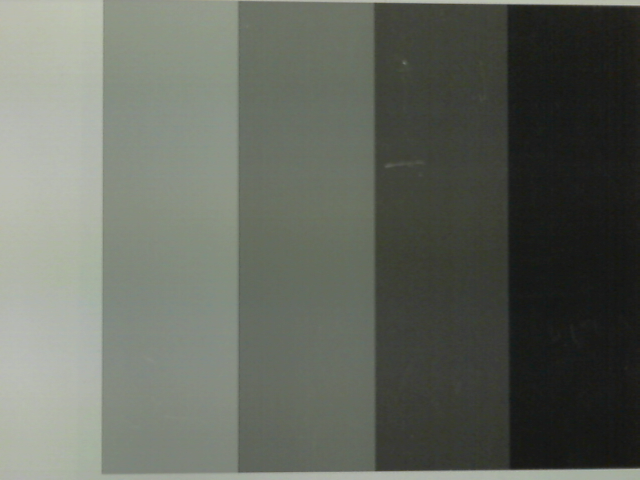
#> input picture 3/technische-grundlagen-der-kuenstlichen-intelligenz/versuch2/grauwertkeil.png, 640 x 480 px; the run also reads 1 picture not shown here
$ jupyter execute --allow-errors kamera.ipynb
#> lines starting #> are read from the running program, lines starting #| are printed output that depends on the picture
[cell 1]
import numpy as np
import matplotlib.pyplot as plt
import cv2

# V2: Kamera-Versuch

### Konfiguration
frame width: 640.0<br>
frame height: 480.0<br>

brightness: 128.0<br>
contrast: 32.0<br>
saturation: 32.0<br>

gain: 0.0<br>
exposure: -6.0<br>

white balance: 1.0

Abstand kamera 32.5cm

### Daten vom Grauwertkeil visualisiert

[cell 2]
gwk = cv2.imread("./grauwertkeil.png")
#> gwk is the input picture: shape (480, 640, 3); mean B, G, R 94.6, 103.6, 99.2
grey = cv2.cvtColor(gwk, cv2.COLOR_BGR2GRAY)
#cv2.imshow("grauwertkeil", grey)
gv = np.full((grey.shape[1]), 0, dtype=float)
#> gv = 640 values from 0 to 0
gvsm = np.full(5, 0, dtype=float)
gvsstd = np.full(5, 0, dtype=float)
stdGV = np.full((grey.shape[1]), 0, dtype=float)
#> stdGV = 640 values from 0 to 0
fig, splt = plt.subplots(2)
gw = 0
for i in range(0,grey.shape[1]):
    gv[i] = np.mean(grey[:,i])
    stdGV[i] = np.std(grey[:,i])
    if i > 0 and abs(gv[i-1] - gv[i]) > 1:
        print(i, end=", ")
#> after the loop, gv = 640 values, max 183.2 at index 19, min 30.36 at index 546, mean 101.2; stdGV = 640 values, max 27.01 at index 624, min 2.79 at index 33, mean 13.16
splt[0].plot(range(0,gv.size),gv)
splt[1].plot(range(0,stdGV.size),stdGV, color='yellow')
splt[0].set_title("mittlere Grauwerte des Grauwertkeilbilds")
splt[1].set_title("Standardabweichung des Grauwertkeilbilds")
cv2.waitKey(0)
cv2.destroyAllWindows()
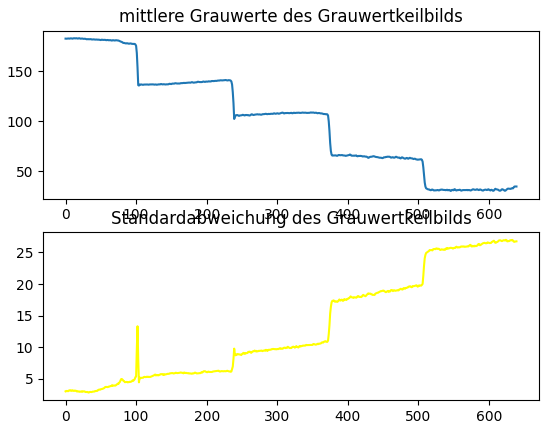
#> figure drawn by matplotlib, 2 panels; panel 1: curve peaks at x = 19, y = 183.2; panel 2: curve peaks at x = 624, y = 27.01

## A1 Mittelwerte und Standardabweichungen der Bereiche

Bereiche werden abgetrennt von Indizes welche eine relativ große Abweichung zum Index davor hatten

[cell 3]
gvsm[0] = np.mean(grey[:,0:99])
gvsm[1] = np.mean(grey[:,106:235])
gvsm[2] = np.mean(grey[:,242:371])
gvsm[3] = np.mean(grey[:,378:505])
gvsm[4] = np.mean(grey[:,512:grey.shape[1]])

gvsstd[0] = np.std(grey[:,0:99])
gvsstd[1] = np.std(grey[:,106:235])
gvsstd[2] = np.std(grey[:,242:371])
gvsstd[3] = np.std(grey[:,378:505])
gvsstd[4] = np.std(grey[:,512:grey.shape[1]])

print(gvsm)
print(gvsstd)

## A2 Schwarzbilder

#### Mittelwertbild kontrastmaximiert dargestellt

[cell 4]
blackGVal = []
def contrast(arr): return ((arr - np.min(arr)) / abs(np.max(arr) - np.min(arr))) * 255
#> (the rest of this cell did not finish here and is left out)

[cell 5]
def DarkSubtractPic(picArr):
    black = cv2.cvtColor(cv2.imread(f"./mvpblack.png"), cv2.COLOR_BGR2GRAY)
    out = picArr - black;
    cv2.imwrite('./DarkSubtractPic.png', out)
    return out
#plt.imshow(grey, cmap='gray',vmax=255,vmin=0)
#> (the rest of this cell did not finish here and is left out)

## A3: Weißbilder
selber Code von Schwarzbild auf Weißbildern angewendet

[cell 6]
whiteGVal = []
#> whiteGVal = []

#> (the rest of this cell did not finish here and is left out)

#### Normieren mit Weißbild

[cell 7]
def wNorm (arr):
    normed_white = cv2.cvtColor(cv2.imread("./mvpwhite.png"), cv2.COLOR_BGR2GRAY).astype(np.float64)
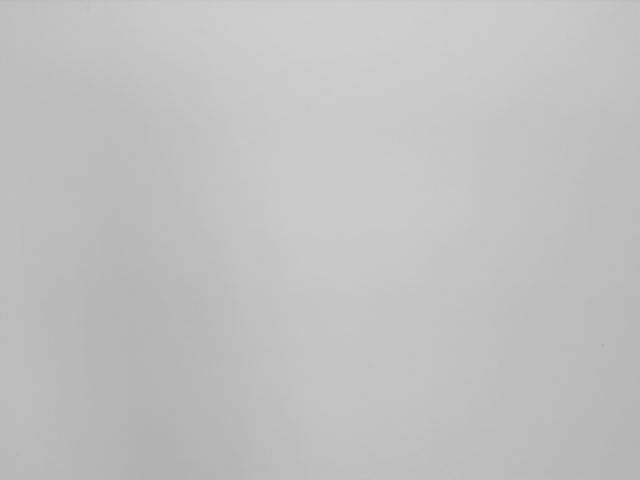
#> input picture 3/technische-grundlagen-der-kuenstlichen-intelligenz/versuch2/mvpwhite.png, 640 x 480 px
#> normed_white: shape (480, 640) float64; min 174, max 208, mean 192.4
    normed_white /= np.mean(normed_white)
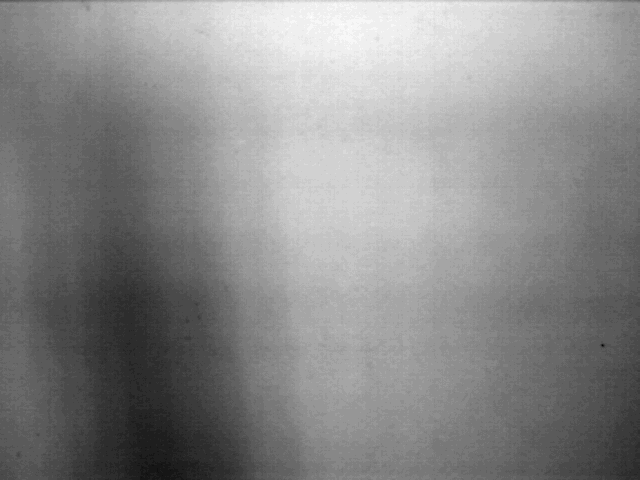
#> normed_white: shape (480, 640) float64; min 0.905, max 1.08, mean 1; drawn with min black and max white
    out = DarkSubtractPic(arr) / normed_white
    cv2.imwrite("./wNorm.png", out)
    return out
#> (the rest of this cell did not finish here and is left out)

## A4: Pixelfehler

#> (a cell that did not finish here is left out)

#### Hot und stuckpixels

#### deadpixels

### Anwendung Grauwertkeil

#> (a cell that did not finish here is left out)

### std und mean von den Steps

#> (a cell that did not finish here is left out)

[cell 11]
fig, splt = plt.subplots(2)
gw = 0
cgv = np.full((grey.shape[1]), 0, dtype=float)
#> cgv = 640 values from 0 to 0
#> (the rest of this cell did not finish here and is left out)
